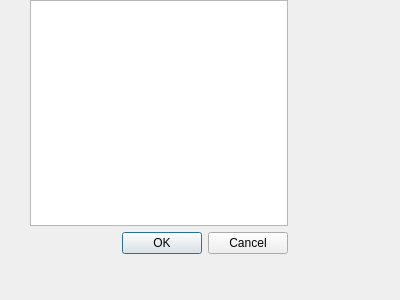
<?xml version="1.0" encoding="UTF-8"?>
<ui version="4.0">
 <class>EditCatalogDialog</class>
 <widget class="QDialog" name="EditCatalogDialog">
  <property name="geometry">
   <rect>
    <x>0</x>
    <y>0</y>
    <width>400</width>
    <height>300</height>
   </rect>
  </property>
  <property name="windowTitle">
   <string>Dialog</string>
  </property>
  <widget class="QWidget" name="">
   <property name="geometry">
    <rect>
     <x>30</x>
     <y>0</y>
     <width>258</width>
     <height>254</height>
    </rect>
   </property>
   <layout class="QVBoxLayout" name="verticalLayout">
    <item>
     <widget class="QTableView" name="products">
      <property name="alternatingRowColors">
       <bool>true</bool>
      </property>
      <property name="selectionMode">
       <enum>QAbstractItemView::SingleSelection</enum>
      </property>
      <property name="selectionBehavior">
       <enum>QAbstractItemView::SelectRows</enum>
      </property>
     </widget>
    </item>
    <item>
     <layout class="QHBoxLayout" name="horizontalLayout"/>
    </item>
    <item>
     <widget class="QDialogButtonBox" name="buttonBox">
      <property name="orientation">
       <enum>Qt::Horizontal</enum>
      </property>
      <property name="standardButtons">
       <set>QDialogButtonBox::Cancel|QDialogButtonBox::Ok</set>
      </property>
     </widget>
    </item>
   </layout>
  </widget>
 </widget>
 <resources/>
 <connections>
  <connection>
   <sender>buttonBox</sender>
   <signal>accepted()</signal>
   <receiver>EditCatalogDialog</receiver>
   <slot>accept()</slot>
   <hints>
    <hint type="sourcelabel">
     <x>248</x>
     <y>254</y>
    </hint>
    <hint type="destinationlabel">
     <x>157</x>
     <y>274</y>
    </hint>
   </hints>
  </connection>
  <connection>
   <sender>buttonBox</sender>
   <signal>rejected()</signal>
   <receiver>EditCatalogDialog</receiver>
   <slot>reject()</slot>
   <hints>
    <hint type="sourcelabel">
     <x>316</x>
     <y>260</y>
    </hint>
    <hint type="destinationlabel">
     <x>286</x>
     <y>274</y>
    </hint>
   </hints>
  </connection>
 </connections>
</ui>
